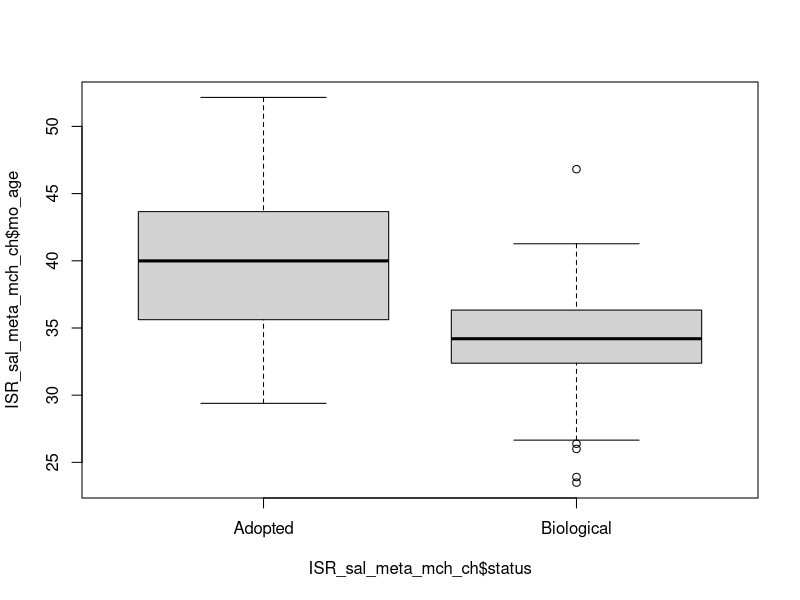

Generate this figure with R: (Note: this script raises an error after producing the figure.)
## ---- chunk 1
knitr::opts_chunk$set(echo = TRUE)
## ---- chunk 2
set.seed(12345)
## ---- chunk 3
library(dplyr)
## ---- chunk 4
ISR_sal_meta_mch_mo <- read.table(file="Intermed_files/ISR_sal_meta_mch_mo.txt", header = T, sep="\t")
ISR_sal_meta_mch_ch <- read.table(file="Intermed_files/ISR_sal_meta_mch_ch.txt", header = T, sep="\t")
## ---- chunk 5
# Check dimensions
dim(ISR_sal_meta_mch_mo) # 103 x 24
dim(ISR_sal_meta_mch_ch) # 103 x 24 (distances added)

# Create new field Caries_yn (yes/no)
ISR_sal_meta_mch_mo$caries_yn <- "No"
ISR_sal_meta_mch_mo$caries_yn[ISR_sal_meta_mch_mo$caries_level > 0] <- "Yes"

# Mother's caries_yn
ISR_sal_meta_mch_ch$mo_caries <- ISR_sal_meta_mch_mo$caries_yn[match(ISR_sal_meta_mch_ch$family_id, ISR_sal_meta_mch_mo$family_id)]

# Mother's gingivitis
ISR_sal_meta_mch_ch$mo_ging <- ISR_sal_meta_mch_mo$gingivitis[match(ISR_sal_meta_mch_ch$family_id, ISR_sal_meta_mch_mo$family_id)]

# Mother's plaque level
ISR_sal_meta_mch_ch$mo_plq_level <- ISR_sal_meta_mch_mo$plaque_level[match(ISR_sal_meta_mch_ch$family_id, ISR_sal_meta_mch_mo$family_id)]

# Mother's ethnicity
ISR_sal_meta_mch_ch$mo_eth <- ISR_sal_meta_mch_mo$ethnicity[match(ISR_sal_meta_mch_ch$family_id, ISR_sal_meta_mch_mo$family_id)]

# Mother's tongue biofilm
ISR_sal_meta_mch_ch$mo_tng_bio <- ISR_sal_meta_mch_mo$tongue_biofilm[match(ISR_sal_meta_mch_ch$family_id, ISR_sal_meta_mch_mo$family_id)]

# Mother's antibiotics
ISR_sal_meta_mch_ch$mo_anti <- ISR_sal_meta_mch_mo$antibiotics_past_month[match(ISR_sal_meta_mch_ch$family_id, ISR_sal_meta_mch_mo$family_id)]

# Mother's race
ISR_sal_meta_mch_ch$mo_race <- ISR_sal_meta_mch_mo$race[match(ISR_sal_meta_mch_ch$family_id, ISR_sal_meta_mch_mo$family_id)]

# ethnicity data not available for most children
ISR_sal_meta_mch_ch$ethnicity <- NULL

## ---- chunk 6
# Age

# Stats
set.seed(12345);wilcox.test(ISR_sal_meta_mch_ch$age ~ ISR_sal_meta_mch_ch$status)$p.value # p-value = 0.2937314 (Balanced)

# Gender
# Check levels
ISR_sal_meta_mch_ch$gender %>% unique()

# Check table
ISR_sal_meta_mch_ch$gender  %>% table()

# Contingency Table
gender_table <- table(ISR_sal_meta_mch_ch$gender, ISR_sal_meta_mch_ch$status)

# Check C table
gender_table
#           Adopted Biological
# Female      17         29
# Male        32         25

# Fisher test
set.seed(12345);round(fisher.test(gender_table)$p.value,3) # p-value = 0.074 (Balanced)


# Delivery Mode
ISR_sal_meta_mch_ch$del_mode %>% unique()

# Fix NA
ISR_sal_meta_mch_ch$del_mode <- gsub("NA", NA, ISR_sal_meta_mch_ch$del_mode)
ISR_sal_meta_mch_ch$del_mode <- gsub("Unknown", NA, ISR_sal_meta_mch_ch$del_mode)

# Check table
ISR_sal_meta_mch_ch$del_mode  %>% table()

# Contingency Table
del_mode_table <- table(ISR_sal_meta_mch_ch$del_mode, ISR_sal_meta_mch_ch$status)

# Check C table
del_mode_table
#           Adopted Biological
# C-Section      12         19
# Vaginally      33         35

# Fisher test
set.seed(12345);round(fisher.test(del_mode_table)$p.value, 3) # p-value = 0.392 (Balanced)


# Feeding Mode
ISR_sal_meta_mch_ch$feed_mode %>% unique()

# Fix NA
ISR_sal_meta_mch_ch$feed_mode <- gsub("NA", NA, ISR_sal_meta_mch_ch$feed_mode)
ISR_sal_meta_mch_ch$feed_mode <- gsub("Unknown", NA, ISR_sal_meta_mch_ch$feed_mode)

# Check table
ISR_sal_meta_mch_ch$feed_mode  %>% table()

# Contingency Table
feed_mode_table <- table(ISR_sal_meta_mch_ch$feed_mode, ISR_sal_meta_mch_ch$status)

# Check table
feed_mode_table
#               Adopted Biological
# Breast-fed        0         21
# Combination       1         27
# Formula-fed      46          6

# Fisher test
set.seed(12345);round(fisher.test(feed_mode_table)$p.value, 3) # 0 (Unbalanced)



# Race
ISR_sal_meta_mch_ch$race %>% unique()
# "White"                        "White and Asian"              "White and Arabic"             "Black or African American"    "Other (both black and white)"

# Fix names
ISR_sal_meta_mch_ch$race <- gsub("White and Asian", "Mixed", ISR_sal_meta_mch_ch$race)
ISR_sal_meta_mch_ch$race <- gsub("White and Arabic", "Mixed", ISR_sal_meta_mch_ch$race)
ISR_sal_meta_mch_ch$race <- gsub("Other \\(both black and white\\)", "Mixed", ISR_sal_meta_mch_ch$race)

# Check table
ISR_sal_meta_mch_ch$race  %>% table()

# Contingency Table
race_table <- table(ISR_sal_meta_mch_ch$race, ISR_sal_meta_mch_ch$status)

# Check table
race_table
#                             Adopted   Biological
# Black or African American      17          1
# Mixed                           8          5
# White                          24         48

# Fisher test
set.seed(12345);round(fisher.test(race_table)$p.value, 3) # p-value = 0 (Unbalanced)




# Plaque Level
ISR_sal_meta_mch_ch$plaque_level %>% unique()
# "N/A"      "Moderate" "Mild"     "None"     "NA"

# Fix NA
ISR_sal_meta_mch_ch$plaque_level <- gsub("N/A", NA, ISR_sal_meta_mch_ch$plaque_level)
ISR_sal_meta_mch_ch$plaque_level <- gsub("NA", NA, ISR_sal_meta_mch_ch$plaque_level)


# Check table
ISR_sal_meta_mch_ch$plaque_level  %>% table()

# Contingency Table
plaque_level_table <- table(ISR_sal_meta_mch_ch$plaque_level, ISR_sal_meta_mch_ch$status)

# Check table
plaque_level_table
#            Adopted Biological
# Mild          17         27
# Moderate       3          4
# None          25         21


# Fisher test
set.seed(12345);round(fisher.test(plaque_level_table)$p.value, 3) # p-value = 0.306 (Balanced)



# Tongue Biofilm
ISR_sal_meta_mch_ch$tongue_biofilm %>% unique()
# "NA"    "Light" "None"  "Heavy"

# Fix NA
ISR_sal_meta_mch_ch$tongue_biofilm <- gsub("NA", NA, ISR_sal_meta_mch_ch$tongue_biofilm)

# Check table
ISR_sal_meta_mch_ch$tongue_biofilm  %>% table()

# Contingency Table
tongue_biofilm_table <- table(ISR_sal_meta_mch_ch$tongue_biofilm, ISR_sal_meta_mch_ch$status)

# Check table
tongue_biofilm_table
#            Adopted Biological
# Heavy       1          0
# Light      21          6
# None       24         46


# Fisher test
set.seed(12345);fisher.test(tongue_biofilm_table)$p.value # p-value = 0.0001348483 (Unbalanced)



# Gingivitis
ISR_sal_meta_mch_ch$gingivitis %>% unique()
# "NA"       "Moderate" "None"     "Mild"

# Fix NA
ISR_sal_meta_mch_ch$gingivitis <- gsub("NA", NA, ISR_sal_meta_mch_ch$gingivitis)


# Check table
ISR_sal_meta_mch_ch$gingivitis %>% table()

# Contingency Table
gingivitis_table <- table(ISR_sal_meta_mch_ch$gingivitis, ISR_sal_meta_mch_ch$status)

# Check table
gingivitis_table
#            Adopted Biological
# Mild          11         25
# Moderate       2          2
# None          33         25


# Fisher test
set.seed(12345);round(fisher.test(gingivitis_table)$p.value, 3) # p-value = 0.0326 (Unbalanced)



# Caries Level
range(ISR_sal_meta_mch_ch$caries_level)
# 0 11

# Create new field Caries_yn (yes/no)
ISR_sal_meta_mch_ch$caries_yn <- "No"
ISR_sal_meta_mch_ch$caries_yn[ISR_sal_meta_mch_ch$caries_level > 0] <- "Yes"

# Check table
ISR_sal_meta_mch_ch$caries_yn %>% table()

# Contingency Table
caries_yn_table <- table(ISR_sal_meta_mch_ch$caries_yn, ISR_sal_meta_mch_ch$status)

# Check table
caries_yn_table
#        Adopted  Biological
# No       42         46
# Yes       7          8

# Fisher test
set.seed(12345);round(fisher.test(caries_yn_table)$p.value, 3) # p-value = 1 (Balanced)


# Daycare

# School: Yes or No
ISR_sal_meta_mch_ch$School <- as.character(ISR_sal_meta_mch_ch$School)
ISR_sal_meta_mch_ch$School %>% unique()
# "Daycare"      "None"         "NA"           "Pre School"   "kindergarten" "School"   

# Replace NA with MD for missing data
ISR_sal_meta_mch_ch$School[is.na(ISR_sal_meta_mch_ch$School)] <- "MD" # Missing data


# Making new field for Daycare and setting as yes/no field
for (i in 1:nrow(ISR_sal_meta_mch_ch)){
  if (ISR_sal_meta_mch_ch$School[i] == "MD"){
    ISR_sal_meta_mch_ch$daycare[i] = NA
  }
  else if (ISR_sal_meta_mch_ch$School[i] == "None"){
    ISR_sal_meta_mch_ch$daycare[i] = "No"
  }
  else {
    ISR_sal_meta_mch_ch$daycare[i] <- "Yes"
  }
}

# Daycare levels
ISR_sal_meta_mch_ch$daycare  %>% table()

# Contingency table
daycare_table <- table(ISR_sal_meta_mch_ch$daycare, ISR_sal_meta_mch_ch$status)

# Check C table
daycare_table
#       Adopted   Biological
# No       20         15
# Yes      29         36

# Fisher test
set.seed(12345);round(fisher.test(daycare_table)$p.value, 3) # p-value = 0.295 (Balanced)




# antibiotics_past_month
ISR_sal_meta_mch_ch$antibiotics_past_month %>% unique()
# "No"  "Yes"

# Check table
ISR_sal_meta_mch_ch$antibiotics_past_month %>% table()

# Contingency Table
antibiotics_past_month_table <- table(ISR_sal_meta_mch_ch$antibiotics_past_month, ISR_sal_meta_mch_ch$status)

# Check table
antibiotics_past_month_table
#        Adopted Biological
# No       47         49
# Yes       2          5

# Fisher test
set.seed(12345);round(fisher.test(antibiotics_past_month_table)$p.value, 3) # p-value = 0.441 (Balanced)



# Mother's age
# Add mother's age for children
ISR_sal_meta_mch_ch$mo_age <- ISR_sal_meta_mch_mo$age[match(ISR_sal_meta_mch_ch$family_id, ISR_sal_meta_mch_mo$family_id)]

boxplot(ISR_sal_meta_mch_ch$mo_age ~ ISR_sal_meta_mch_ch$status)

# Stats
set.seed(12345); wilcox.test(ISR_sal_meta_mch_ch$mo_age ~ ISR_sal_meta_mch_ch$status)$p.value # p-value = 2.122e-06 (Unbalanced)




# Mother's gingivitis
ISR_sal_meta_mch_ch$mo_ging %>% unique()
# "NA"       "Moderate" "None"     "Mild"

# Fix NA
ISR_sal_meta_mch_ch$mo_ging <- gsub("NA", NA, ISR_sal_meta_mch_ch$mo_ging)

# Check table
ISR_sal_meta_mch_ch$mo_ging %>% table()

# Contingency Table
mo_ging_table <- table(ISR_sal_meta_mch_ch$mo_ging, ISR_sal_meta_mch_ch$status)

# Check table
mo_ging_table
#            Adopted Biological
# Mild          25         14
# Moderate       7          5
# None          16         34

# Fisher test
set.seed(12345);round(fisher.test(mo_ging_table)$p.value, 3) # p-value = 0.007327 (Balanced)


# mo_plq_level
ISR_sal_meta_mch_ch$mo_plq_level %>% table()
# Mild Moderate      N/A     none     None 
#  57        7        2        1       37 

# Fix NA
ISR_sal_meta_mch_ch$mo_plq_level <- gsub("N/A", NA, ISR_sal_meta_mch_ch$mo_plq_level)
ISR_sal_meta_mch_ch$mo_plq_level <- gsub("none", "None", ISR_sal_meta_mch_ch$mo_plq_level)

# Contingency Table
mo_plq_level_table <- table(ISR_sal_meta_mch_ch$mo_plq_level, ISR_sal_meta_mch_ch$status)

# Check table
mo_plq_level_table
#            Adopted   Biological
# Mild          34         23
# Moderate       5          2
# None           9         28

# Fisher test
set.seed(12345);round(fisher.test(mo_plq_level_table)$p.value, 3) # p-value = 0.001 (Unbalanced)



# mo_eth
ISR_sal_meta_mch_ch$mo_eth %>% table()
# Hispanic     Hispanic or Latino Non Hispanic or Latino 
# 1                      1                    102 

# Fix NA
ISR_sal_meta_mch_ch$mo_eth <- gsub("Hispanic", "Hispanic or Latino", ISR_sal_meta_mch_ch$mo_eth)
ISR_sal_meta_mch_ch$mo_eth <- gsub("or Latino or Latino", "or Latino", ISR_sal_meta_mch_ch$mo_eth)

# Contingency Table
mo_eth_table <- table(ISR_sal_meta_mch_ch$mo_eth, ISR_sal_meta_mch_ch$status)

# Check table
mo_eth_table
#                          Adopted   Biological
# Hispanic or Latino           0          1
# Non Hispanic or Latino      49         52

# Fisher test
set.seed(12345);round(fisher.test(mo_eth_table)$p.value, 3) # p-value = 0.4963 (Balanced)



# mo_tng_bio
ISR_sal_meta_mch_ch$mo_tng_bio %>% table()
#    Heavy Light    NA  None 
#      2    50     2    50

# Fix NA
ISR_sal_meta_mch_ch$mo_tng_bio <- gsub("NA", NA, ISR_sal_meta_mch_ch$mo_tng_bio)

# Contingency Table
mo_tng_bio_table <- table(ISR_sal_meta_mch_ch$mo_tng_bio, ISR_sal_meta_mch_ch$status)

# Check table
mo_tng_bio_table
#         Adopted   Biological
# Heavy       1          1
# Light      32         18
# None       15         34

# Fisher test
set.seed(12345);round(fisher.test(mo_tng_bio_table)$p.value, 3) # p-value = 0.002 (Unbalanced)




# mo_anti
ISR_sal_meta_mch_ch$mo_anti %>% table()
# NA  No Yes 
#  1  92  10 

# Fix NA
ISR_sal_meta_mch_ch$mo_anti <- gsub("NA", NA, ISR_sal_meta_mch_ch$mo_anti)

# Contingency Table
mo_anti_table <- table(ISR_sal_meta_mch_ch$mo_anti, ISR_sal_meta_mch_ch$status)

# Check table
mo_anti_table
#         Adopted   Biological
# No       47         45
# Yes       2          8

# Fisher test
set.seed(12345);round(fisher.test(mo_anti_table)$p.value, 3) # p-value = 0.09472 (Balanced)


# mo_race
ISR_sal_meta_mch_ch$mo_race %>% unique()
# "White"                        "Asian"              "Black or African American"

# Check table
ISR_sal_meta_mch_ch$mo_race  %>% table()

# Contingency Table
mo_race_table <- table(ISR_sal_meta_mch_ch$mo_race, ISR_sal_meta_mch_ch$status)

# Check table
mo_race_table
#                             Adopted   Biological
# Asian                           0          3
# Black or African American       1          1
# White                          48         50

# Fisher test
set.seed(12345);round(fisher.test(mo_race_table)$p.value, 3) # p-value = 0.2444 (Balanced)



# Race match

ISR_sal_meta_mch_ch$race_match <- "Yes"
ISR_sal_meta_mch_ch$race_match[ISR_sal_meta_mch_ch$race != ISR_sal_meta_mch_ch$mo_race] <- "No"

# Contingency Table
race_match_table <- table(ISR_sal_meta_mch_ch$race_match, ISR_sal_meta_mch_ch$status)

# Check table
race_match_table
#       Adopted   Biological
# No       24          5
# Yes      25         49

# Fisher test
set.seed(12345);fisher.test(race_match_table)$p.value # p-value = 7.631e-06 (Unblanced)


# The unbalanced variables are: feed_mode, race, tongue_biofilm, gingivitis, mo_age, mo_plq_level, mo_tng_bio, race_match

# Subset
ISR_sal_meta_mch_ch_unb <- ISR_sal_meta_mch_ch[,c("sample", "status", "feed_mode", "race", "tongue_biofilm", "gingivitis", "mo_age", "mo_plq_level", "mo_tng_bio", "race_match", "dist")]
#View(ISR_sal_meta_mch_ch_unb)
dim(ISR_sal_meta_mch_ch_unb) # 103 x 11

# Output
write.table(ISR_sal_meta_mch_ch_unb, file="Intermed_files/ISR_sal_meta_mch_ch_unb.txt", sep = "\t", quote = F, row.names = FALSE)
write.table(ISR_sal_meta_mch_ch, file="Intermed_files/ISR_sal_meta_mch_ch_updated.txt", sep = "\t", quote = F, row.names = FALSE)
write.table(ISR_sal_meta_mch_mo, file="Intermed_files/ISR_sal_meta_mch_mo_updated.txt", sep = "\t", quote = F, row.names = FALSE)
## ---- chunk 7

# Select only complete cases (exclude NAs) for multiple regression
ISR_sal_meta_mch_ch_unb <- na.omit(ISR_sal_meta_mch_ch_unb)
dim(ISR_sal_meta_mch_ch_unb) # 93  x 11
#View(ISR_sal_meta_mch_ch_unb)


# Remove sample column
ISR_sal_meta_mch_ch_unb$sample <- NULL

# Convert to factor and then to numeric for regression analysis
ISR_sal_meta_mch_ch_unb$status <- as.numeric(as.factor(ISR_sal_meta_mch_ch_unb$status)) # Levels: Adopted Biological
ISR_sal_meta_mch_ch_unb$feed_mode <- as.numeric(as.factor(ISR_sal_meta_mch_ch_unb$feed_mode)) # Levels: Breast-fed Combination Formula-fed
ISR_sal_meta_mch_ch_unb$race <- as.numeric(as.factor(ISR_sal_meta_mch_ch_unb$race)) # Levels: Black or African American Mixed White
ISR_sal_meta_mch_ch_unb$gingivitis <- as.numeric(factor(ISR_sal_meta_mch_ch_unb$gingivitis, levels =  c("None", "Mild", "Moderate"))) 
ISR_sal_meta_mch_ch_unb$tongue_biofilm <- as.numeric(factor(ISR_sal_meta_mch_ch_unb$tongue_biofilm, levels =  c("None", "Light", "Heavy")))
ISR_sal_meta_mch_ch_unb$mo_tng_bio <- as.numeric(factor(ISR_sal_meta_mch_ch_unb$mo_tng_bio, levels =  c("None", "Light", "Heavy")))
ISR_sal_meta_mch_ch_unb$mo_plq_level <- as.numeric(factor(ISR_sal_meta_mch_ch_unb$mo_plq_level, levels =  c("None", "Mild", "Moderate")))
ISR_sal_meta_mch_ch_unb$race_match <- as.numeric(as.factor(ISR_sal_meta_mch_ch_unb$race_match)) # Levels: No Yes

# Multiple linear regression analysis
(ISR_sal_meta_mch_ch_unb.fit <- lm(dist ~ status + feed_mode + race + mo_age + gingivitis + tongue_biofilm + mo_tng_bio + mo_plq_level + race_match, data=ISR_sal_meta_mch_ch_unb))
(ISR_sal_meta_mch_ch_unb.fit.sum <- summary(ISR_sal_meta_mch_ch_unb.fit)) # none significant

# Making table for output
ISR_sal_meta_mch_ch_unb.fit_tbl <- data.frame(ISR_sal_meta_mch_ch_unb.fit.sum$coefficients)
colnames(ISR_sal_meta_mch_ch_unb.fit_tbl) <- c("Estimates", "Std. Error", "t-value", "p-value")
#savView(ISR_sal_meta_mch_ch_unb.fit_tbl)
write.table(ISR_sal_meta_mch_ch_unb.fit_tbl, file="/output/LM_table_sal_ISR_final.txt", sep="\t", row.names = T)

